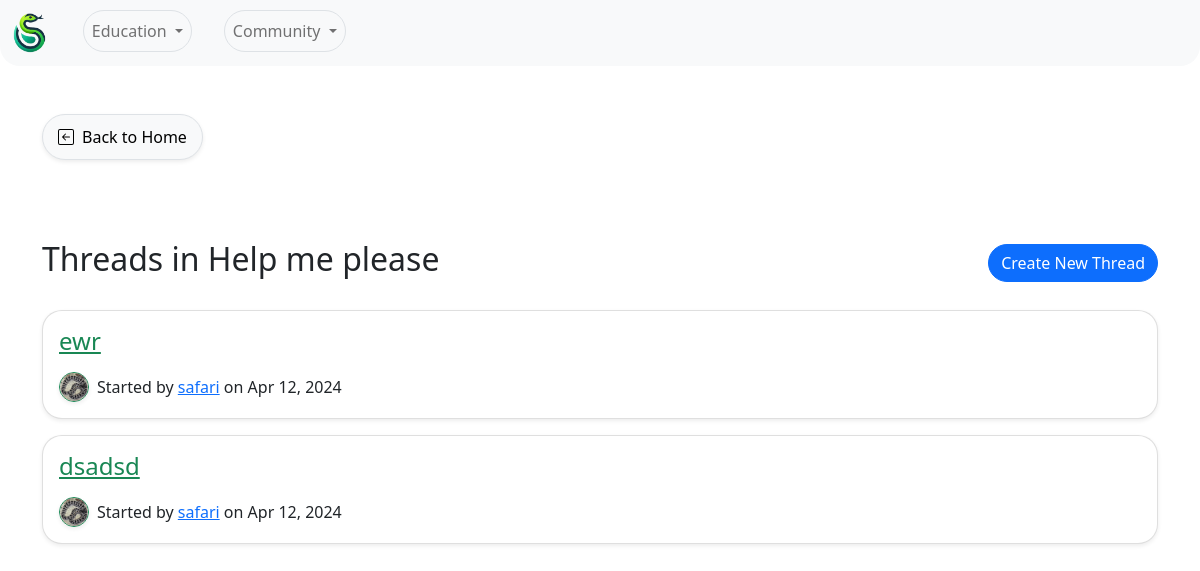
The app's page /forum/board/3/, older data.
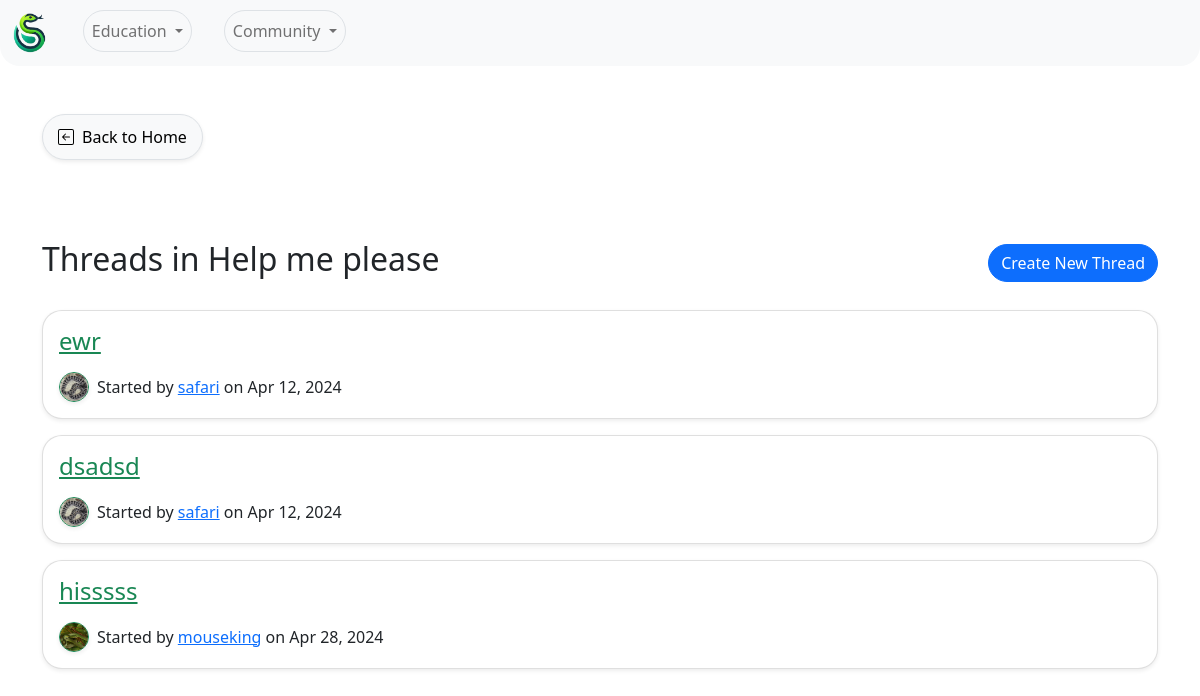
The same page, newer data.
### Forum/models.py (models this page shows, shortened)
class Thread(models.Model):
    title = models.CharField(max_length=255)
    board = models.ForeignKey(Board, on_delete=models.CASCADE, related_name='threads')
    starter = models.ForeignKey(User, on_delete=models.CASCADE, related_name='threads_started')
    created_at = models.DateTimeField(auto_now_add=True)
    updated_at = models.DateTimeField(auto_now=True)

### UserAuth/models.py (models this page shows, shortened)
class UserProfile(models.Model):
    user = models.OneToOneField(User, on_delete=models.CASCADE) # Link the user profile to a user model instance
    profile_pic = models.ImageField(upload_to='profile_pics/', default='profile_pics/default.jpg' ,null=True, blank=True) # User profile picture
    bio = models.TextField(null=True, blank=True) # User bio
    observations = models.IntegerField(default=0) # User observation count

### Forum/views.py (the view)
# urls.py: path('board/<int:board_id>/', board_threads, name='board_threads'),
def board_threads(request, board_id):
    board = get_object_or_404(Board, pk=board_id)
    form = NewThreadForm()  # Instantiate the form
    return render(request, 'board_threads.html', {'board': board, 'threads': board.threads.all(), 'form': form})

### Forum/templates/board_threads.html (shortened to what this page needs)
{% extends 'base.html' %}
{% block content %}
<a href="{% url 'home' %}" class="back-button mb-5 shadow-sm rounded-pill">
   Back to Home
</a>
<div class="title-with-button">
   <h2>Threads in {{ board.name }}</h2>
   <button id="newThreadButton" type="button" class="btn btn-primary rounded-pill" data-bs-toggle="collapse"
      data-bs-target="#newThreadFormCollapse">
      Create New Thread
   </button>
</div>
<div class="threads mt-4">
    {% for thread in threads %}
    <div class="card shadow-sm mb-3"  style="border-radius: 20px; overflow: hidden;">
        <div class="card-body">
            <h4><a href="{% url 'thread_posts' thread.id %}" class="link-success">{{ thread.title }}</a></h4>
            <div class="d-flex align-items-center mt-3">
               <img src="{{ MEDIA_URL }}{{ thread.starter.userprofile.profile_pic.url }}" class="rounded-circle border border-success shadow-sm me-2" alt="Profile Picture" style="width: 30px; height: 30px; object-fit: cover;">
               <p class="card-text mb-0">Started by <a href="{% url 'user_profile' username=thread.starter.username %}">{{ thread.starter.username }}</a> on {{ thread.created_at|date:"M d, Y" }}</p>
           </div>
        </div>
    </div>
    {% endfor %}
</div>
{% endblock %}

Row changes from the older to the newer data that the page shows:
added Thread: title "hisssss", starter.userprofile.profile_pic (picture), starter.username "mouseking", created_at "Apr 28, 2024"
